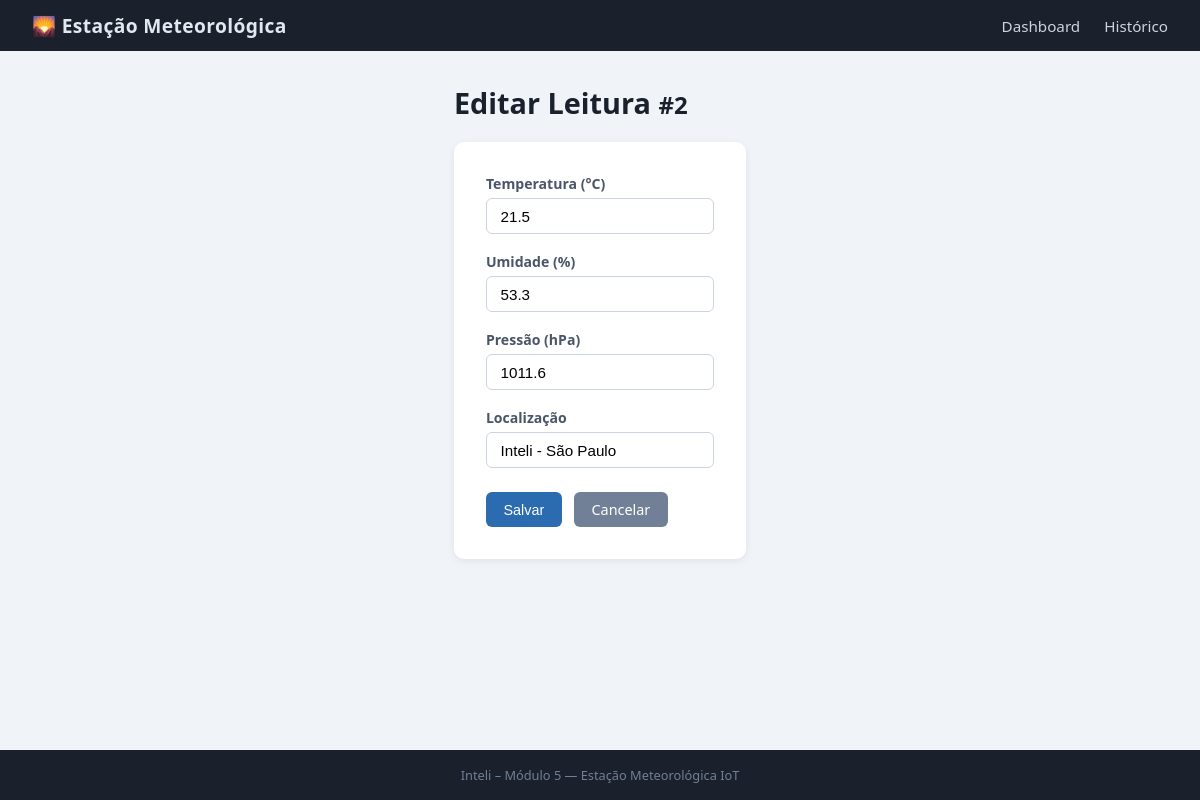
The app's page /editar/2 with its own data.
### tables this page shows
CREATE TABLE leituras (
        id          INTEGER PRIMARY KEY AUTOINCREMENT,
        temperatura REAL    NOT NULL,
        umidade     REAL    NOT NULL,
        pressao     REAL,
        localizacao TEXT    DEFAULT 'Inteli - São Paulo',
        timestamp   DATETIME DEFAULT (datetime('now','localtime'))
    );

### app.py (the view, shortened to what this page needs)
@app.route("/editar/<int:leitura_id>", methods=["GET", "POST"])
def editar(leitura_id):
    leitura = database.obter_leitura(leitura_id)
    if not leitura:
        abort(404)
    return render_template("editar.html", leitura=leitura)

### database.py (called while the page is built)
def get_connection():
    conn = sqlite3.connect(DB_PATH)
    conn.row_factory = sqlite3.Row
    conn.execute("PRAGMA journal_mode=WAL")
    return conn

def obter_leitura(leitura_id):
    conn = get_connection()
    row = conn.execute(
        "SELECT * FROM leituras WHERE id = ?", (leitura_id,)
    ).fetchone()
    conn.close()
    return dict(row) if row else None

### templates/editar.html (shortened to what this page needs)
{% extends "base.html" %}
{% block content %}
<h1>Editar Leitura <small>#{{ leitura.id }}</small></h1>
<form method="POST" class="form-edit">
  <div class="form-group">
    <label for="temperatura">Temperatura (°C)</label>
    <input type="number" step="0.1" id="temperatura" name="temperatura"
           value="{{ leitura.temperatura }}" required />
  </div>
  <div class="form-group">
    <label for="umidade">Umidade (%)</label>
    <input type="number" step="0.1" min="0" max="100" id="umidade" name="umidade"
           value="{{ leitura.umidade }}" required />
  </div>
  <div class="form-group">
    <label for="pressao">Pressão (hPa)</label>
    <input type="number" step="0.1" id="pressao" name="pressao"
           value="{{ leitura.pressao or '' }}" />
  </div>
  <div class="form-group">
    <label for="localizacao">Localização</label>
    <input type="text" id="localizacao" name="localizacao"
           value="{{ leitura.localizacao }}" />
  </div>
  <div class="form-actions">
    <button type="submit" class="btn">Salvar</button>
    <a class="btn btn-secondary" href="{{ url_for('historico') }}">Cancelar</a>
  </div>
</form>
{% endblock %}

### static/css/style.css (style rules this page uses)
*, *::before, *::after { box-sizing: border-box; margin: 0; padding: 0; }
body { font-family: "Segoe UI", Arial, sans-serif; background: #f0f4f8; color: #2d3748; min-height: 100vh; display: flex; flex-direction: column; }
h1 { font-size: 1.8rem; margin-bottom: 1.25rem; color: #1a202c; }
.btn { display: inline-block; padding: 0.5rem 1.1rem; background: #2b6cb0; color: #fff; border: none; border-radius: 6px; text-decoration: none; font-size: 0.9rem; cursor: pointer; transition: background 0.2s; }
.btn-secondary { background: #718096; }
.form-edit { background: #fff; border-radius: 10px; padding: 2rem; box-shadow: 0 2px 8px rgba(0,0,0,0.07); max-width: 500px; }
.form-group { margin-bottom: 1.1rem; }
.form-group label { display: block; font-size: 0.88rem; font-weight: 600; margin-bottom: 0.3rem; color: #4a5568; }
.form-group input { width: 100%; padding: 0.55rem 0.85rem; border: 1px solid #cbd5e0; border-radius: 6px; font-size: 0.95rem; transition: border-color 0.2s; }
.form-actions { display: flex; gap: 0.75rem; margin-top: 1.5rem; }

### records on screen
leituras: id "2", temperatura "21.5", umidade "53.3", pressao "1011.6", localizacao "Inteli - São Paulo"
